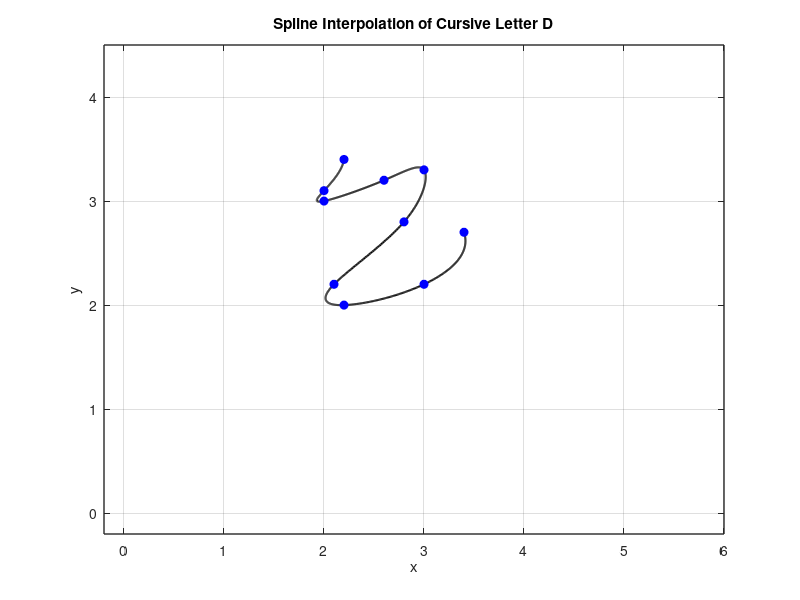

This figure's MATLAB source:
x = [2.2 2.0 2 2.6 3.0 2.8 2.1 2.2 3.0 3.4];
y = [3.4 3.1 3 3.2 3.3 2.8 2.2 2 2.2 2.7];

n = length(x);
t = 0:n-1; % Parametric coordinate t
tt = 0:0.01:n-1; % More dense coordinate tt for spline interpolation

% Compute spline interpolation
xx = spline(t, x, tt);
yy = spline(t, y, tt);

% Plot settings
figure(1)
plot(xx, yy, 'k', 'LineWidth', 1.5) % plot spline
hold on
plot(x, y, 'bo', 'MarkerFaceColor', 'b') % plot data points
axis([-0.2 6 -0.2 4.5])
grid on
title('Spline Interpolation of Cursive Letter D')
xlabel('x')
ylabel('y')
set(gca, 'FontSize', 10, 'LineWidth', 1)
grid on